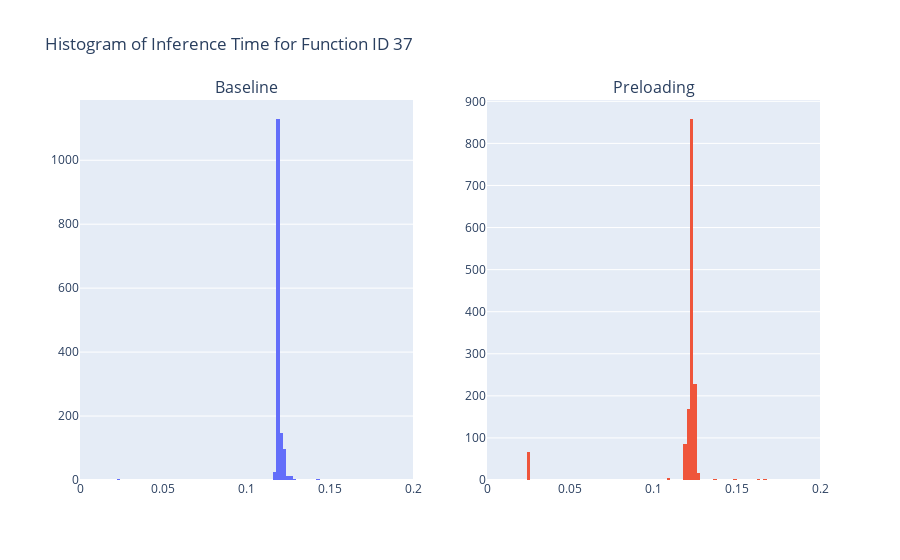

Notebook cell for this chart:
### Code cell
fig = make_subplots(rows=1, cols=2, subplot_titles=("Baseline", "Preloading"))

histogram_baseline = go.Histogram(x=filtered_37['inference_time'], nbinsx=100, histnorm='')
fig.add_trace(histogram_baseline, row=1, col=1)

histogram_preloading = go.Histogram(x=ex2_filtered_37['inference_time'], nbinsx=100, histnorm='')
fig.add_trace(histogram_preloading, row=1, col=2)

fig.update_layout(title_text="Histogram of Inference Time for Function ID 37", showlegend=False)

fig.update_xaxes(range=[0, 0.2], row=1, col=1)
fig.update_xaxes(range=[0, 0.2], row=1, col=2)

fig.show()

### Figure 1 — Plotly figure (JSON) as saved in the notebook; plotly's stock layout.template omitted (floating-point values rounded to 4 significant figures; data arrays with more than 128 entries replaced by an {"elided": "..."} marker saying what was removed)
{"data": [{"histnorm": "", "nbinsx": 100, "type": "histogram", "x": {"elided": "1444 float values"}, "xaxis": "x", "yaxis": "y"}, {"histnorm": "", "nbinsx": 100, "type": "histogram", "x": {"elided": "1444 float values"}, "xaxis": "x2", "yaxis": "y2"}], "layout": {"annotations": [{"font": {"size": 16}, "showarrow": false, "text": "Baseline", "x": 0.225, "xanchor": "center", "xref": "paper", "y": 1, "yanchor": "bottom", "yref": "paper"}, {"font": {"size": 16}, "showarrow": false, "text": "Preloading", "x": 0.775, "xanchor": "center", "xref": "paper", "y": 1, "yanchor": "bottom", "yref": "paper"}], "showlegend": false, "title": {"text": "Histogram of Inference Time for Function ID 37"}, "xaxis": {"anchor": "y", "domain": [0, 0.45], "range": [0, 0.2]}, "xaxis2": {"anchor": "y2", "domain": [0.55, 1], "range": [0, 0.2]}, "yaxis": {"anchor": "x", "domain": [0, 1]}, "yaxis2": {"anchor": "x2", "domain": [0, 1]}}}
